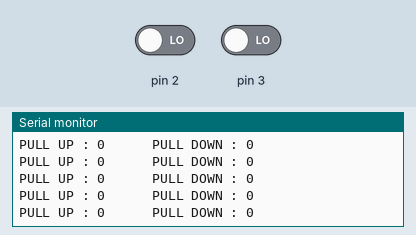
Recording of a sketch running on a simulated Arduino Uno, built with avr-gcc and run on an emulated ATmega328P. Parts: the last lines printed to the serial monitor. Inputs (shaded band) come from the test bench; at power-on: pin 2 LOW, pin 3 LOW.

Above: at 1.2 s.
1.3 s: pin 2 driven HIGH
At 2.0 s:
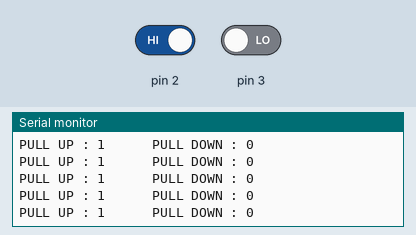
4.3 s: pin 3 driven HIGH
At 4.9 s:
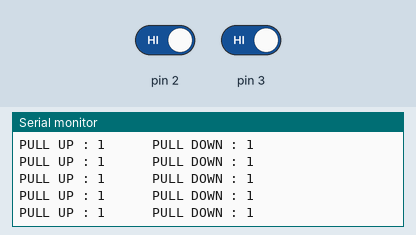
7.3 s: pin 2 driven LOW
At 8.0 s:
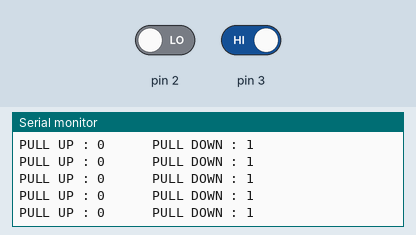

The sketch:

35_pullup_pulldown_serial_monitor1.ino
```cpp
// C++ code
//
void setup()
{
  pinMode(2,INPUT);
  pinMode(3,INPUT);
  Serial.begin(9600);
}

void loop()
{
  Serial.print("PULL UP : ");
  Serial.print(digitalRead(2));
  Serial.print("			");
  Serial.print("PULL DOWN : ");
  Serial.print(digitalRead(3));
  Serial.print("\n");
}
```

Measured:
- after the input at 1.3 s, the serial monitor: prints a new line after 0.07 s (image 1)
- after the input at 4.3 s, the serial monitor: prints a new line after 0.07 s (image 2)
- after the input at 7.3 s, the serial monitor: prints a new line after 0.07 s (image 3)
